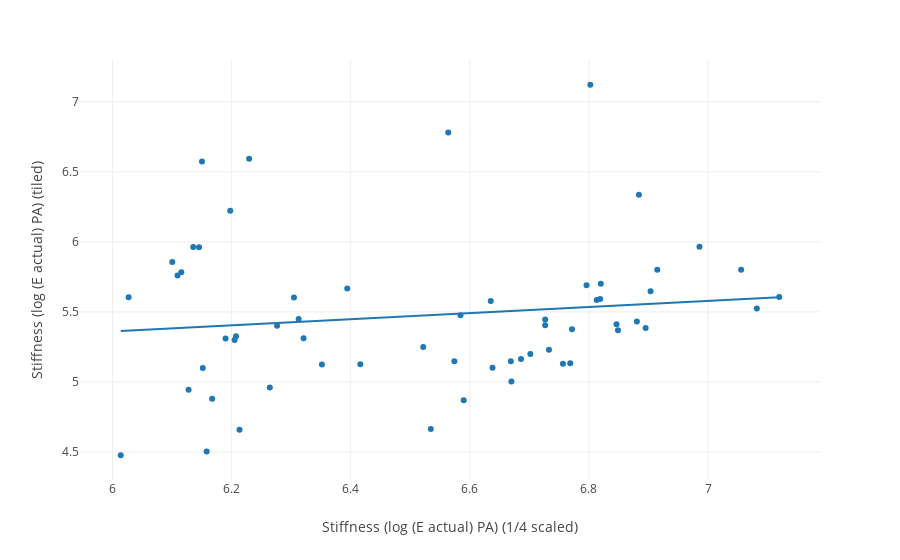

The notebook cell this image was saved under:
### Code cell
import plotly.express as px
import plotly.io as pio
import statsmodels.api as sm
pio.templates.default = 'none'

# px.scatter(df_combine, x='Stiffness (log (E actual) PA) (1/4 scaled)', y='Stiffness (log (E actual) PA) (tiled)')

# Create the scatter plot with 'Object ID' in hover data
fig = px.scatter(
    df_combine,
    x='Stiffness (log (E actual) PA) (1/4 scaled)',
    y='Stiffness (log (E actual) PA) (tiled)',
    hover_data=['Object ID'],  # Include 'Object ID' in hover data
    trendline="ols"  # Add a regression line
)

# Show the plot
fig.show()
